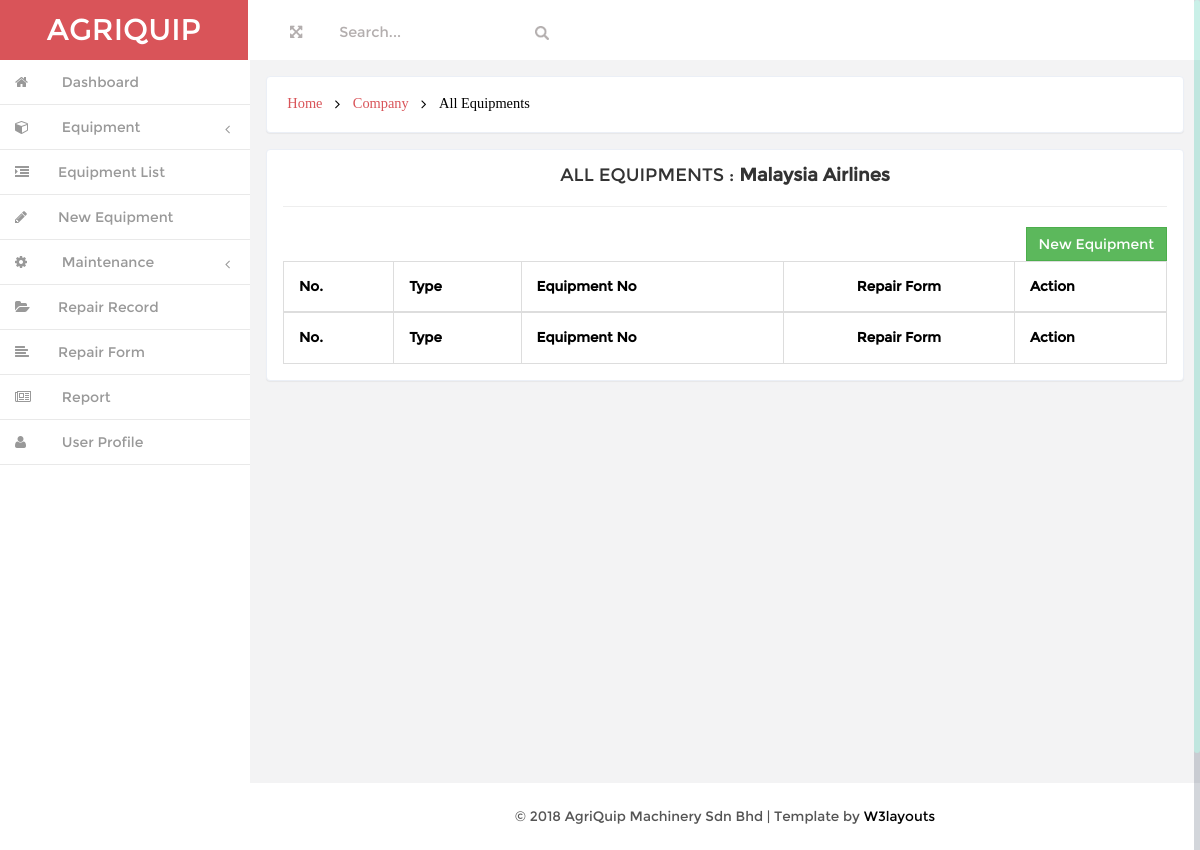
/user/admin/company_equipment.php?company_name=Malaysia Airlines, run on an earlier commit of the app's database.
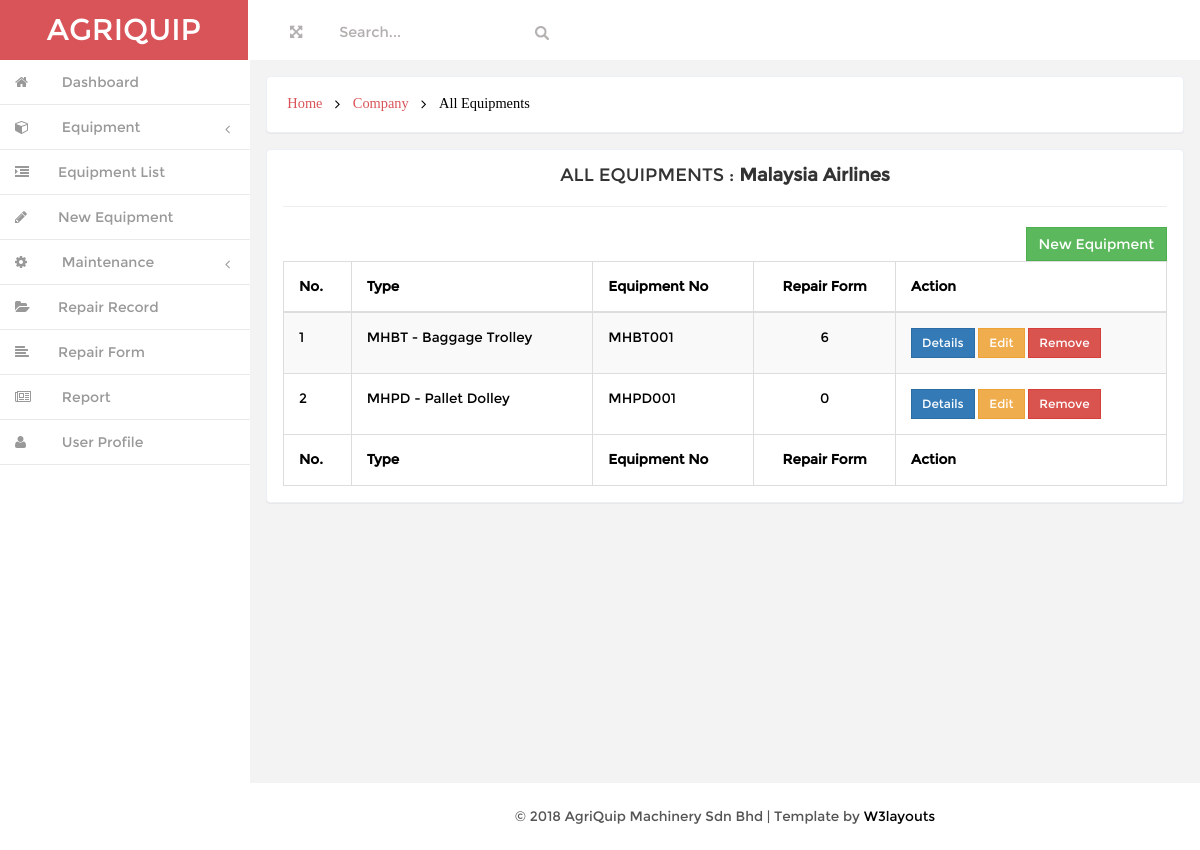
And on a later commit of the database.
### tables this page shows
CREATE TABLE IF NOT EXISTS `equipment` (
  `id` int(20) NOT NULL AUTO_INCREMENT,
  `type_name` varchar(200) NOT NULL,
  `equipment_no` varchar(200) NOT NULL,
  `manufacture_year` varchar(200) NOT NULL,
  `seriel_no` varchar(200) NOT NULL,
  `remark` varchar(200) NOT NULL,
  `type_id` int(20) NOT NULL,
  PRIMARY KEY (`id`)
);

### user/admin/company_equipment.php (the view, shortened to what the changed rows need)
<!DOCTYPE HTML>
<html>
<head>
<link href="css/bootstrap.min.css" rel='stylesheet' type='text/css' />
<link href="css/style.css" rel='stylesheet' type='text/css' />
<link href="css/font-awesome.css" rel="stylesheet">
<link href="css/custom.css" rel="stylesheet">
<?php include "database.php"; ?>
</head>
<body>
<div id="wrapper">
        <nav class="navbar-default navbar-static-top" role="navigation">
             <div class="navbar-header">
               <h1> <a class="navbar-brand" href="index.html">AGRIQUIP</a></h1>
			   </div>
        </nav>
		 <div id="page-wrapper" class="gray-bg dashbard-1">
       <div class="content-main">
		     <div class="banner">
		    	<h2>
				<a href="dashboard.php">Home</a>
				<i class="fa fa-angle-right"></i>
        <a href="companylist.php">Company</a>
        <i class="fa fa-angle-right"></i>
				<span>All Equipments</span>
				</h2>
		    </div>
 	<div class="blank">
			<div class="blank-page">
        <div class="body">
					<div class="table-responsive">
        <table class="table table-striped table-bordered table-hover table-sm" id="dataTables-example">
          <thead>
            <tr>
              <th>No.</th>
							<th>Type</th>
              <th>Equipment No</th>
							<th><center>Repair Form</center></th>
							<th>Action</th>
						</tr>
          </thead>
					<tfoot>
						<tr>
              <th>No.</th>
							<th>Type</th>
              <th>Equipment No</th>
							<th><center>Repair Form</center></th>
							<th>Action</th>
						</tr>
          </tfoot>
					<tbody>
						<?php
							$count = 0;
              $company_name = $_GET['company_name'];
							$sql = "SELECT equipment.id, equipment.type_name, equipment.equipment_no,equipment.manufacture_year,equipment.seriel_no,equipment.remark, company.company_name
                      FROM equipment
                      LEFT JOIN equipment_type ON equipment.type_name=equipment_type.type_name
                      LEFT JOIN company ON equipment_type.company_name=company.company_name
                      WHERE company.company_name='$company_name'";
							$result = $conn->query($sql);
							while($row = $result->fetch_assoc()){
                  $equipment_id = $row["id"];
									$type_name = $row["type_name"];
                  $equipment_no = $row["equipment_no"];
								$count++;
						?>
            <?php
            $sqlrepair="SELECT repair_id FROM repair WHERE equipment_no='$equipment_no'";
            if ($resultrepair=mysqli_query($conn,$sqlrepair))
              {
              $rowcountrepair=mysqli_num_rows($resultrepair);
            ?>
						<tr>
							<td><?php echo $count; ?></td>
							<td><?php echo $type_name; ?></td>
							<td><?php echo $equipment_no; ?></td>
							<td><center><?php echo $rowcountrepair; ?></center></td>
                <?php
                  }
                ?>
							<td>
								<div>
									<a href="#equipmentInfo<?php echo $equipment_no;?>" data-toggle="modal"><button type="button" class="btn btn-sm btn-primary">Details</button></a>
									<a href="#editEquipment<?php echo $equipment_id;?>" data-toggle="modal"><button type='button' class='btn btn-warning btn-sm'>Edit</button></a>
									<a href="#deleteEquipment<?php echo $equipment_no;?>" data-toggle="modal"><button type='button' class='btn btn-danger btn-sm'>Remove</button></a>
								</div>
							</td>
						</tr>
						<?php }
             ?>
					</tbody>
        </table>
			</div>
		</div>
	 </div>
	</div>
		</div>
		</div>
       </div>
</body>
</html>

What changed in the data, as far as the page shows it:
now on this page (row edited): equipment: type_name "MHBT - Baggage Trolley", equipment_no "MHBT001", rowcountrepair "6"
now on this page (row edited): equipment: type_name "MHPD - Pallet Dolley", equipment_no "MHPD001", rowcountrepair "0"
